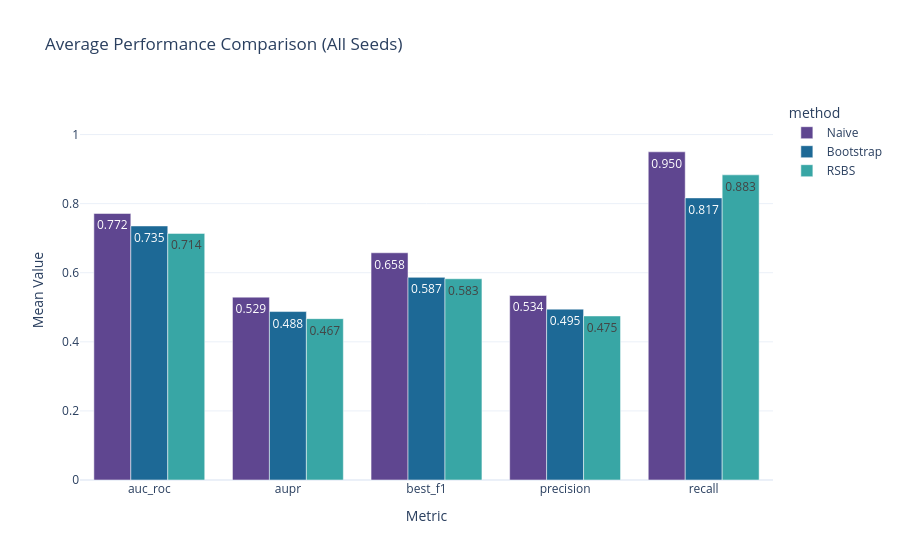

Notebook source saved alongside this figure:
### Code cell
fig2.show()

### Figure 1 — Plotly figure (JSON) as saved in the notebook; plotly's stock layout.template omitted (floating-point values rounded to 4 significant figures)
{"data": [{"alignmentgroup": "True", "hovertemplate": "method=Naive<br>Metric=%{x}<br>Mean Value=%{y}<extra></extra>", "legendgroup": "Naive", "marker": {"color": "rgb(95, 70, 144)", "pattern": {"shape": ""}}, "name": "Naive", "offsetgroup": "Naive", "orientation": "v", "showlegend": true, "textposition": "auto", "texttemplate": "%{y:.3f}", "type": "bar", "x": ["auc_roc", "aupr", "best_f1", "precision", "recall"], "xaxis": "x", "y": [0.7715, 0.5293, 0.6578, 0.5342, 0.95], "yaxis": "y"}, {"alignmentgroup": "True", "hovertemplate": "method=Bootstrap<br>Metric=%{x}<br>Mean Value=%{y}<extra></extra>", "legendgroup": "Bootstrap", "marker": {"color": "rgb(29, 105, 150)", "pattern": {"shape": ""}}, "name": "Bootstrap", "offsetgroup": "Bootstrap", "orientation": "v", "showlegend": true, "textposition": "auto", "texttemplate": "%{y:.3f}", "type": "bar", "x": ["auc_roc", "aupr", "best_f1", "precision", "recall"], "xaxis": "x", "y": [0.7354, 0.4876, 0.5866, 0.4946, 0.8167], "yaxis": "y"}, {"alignmentgroup": "True", "hovertemplate": "method=RSBS<br>Metric=%{x}<br>Mean Value=%{y}<extra></extra>", "legendgroup": "RSBS", "marker": {"color": "rgb(56, 166, 165)", "pattern": {"shape": ""}}, "name": "RSBS", "offsetgroup": "RSBS", "orientation": "v", "showlegend": true, "textposition": "auto", "texttemplate": "%{y:.3f}", "type": "bar", "x": ["auc_roc", "aupr", "best_f1", "precision", "recall"], "xaxis": "x", "y": [0.7139, 0.4671, 0.5826, 0.4749, 0.8833], "yaxis": "y"}], "layout": {"barmode": "group", "legend": {"title": {"text": "method"}, "tracegroupgap": 0}, "title": {"text": "Average Performance Comparison (All Seeds)"}, "xaxis": {"anchor": "y", "domain": [0, 1], "title": {"text": "Metric"}}, "yaxis": {"anchor": "x", "domain": [0, 1], "range": [0, 1.1], "title": {"text": "Mean Value"}}}}
